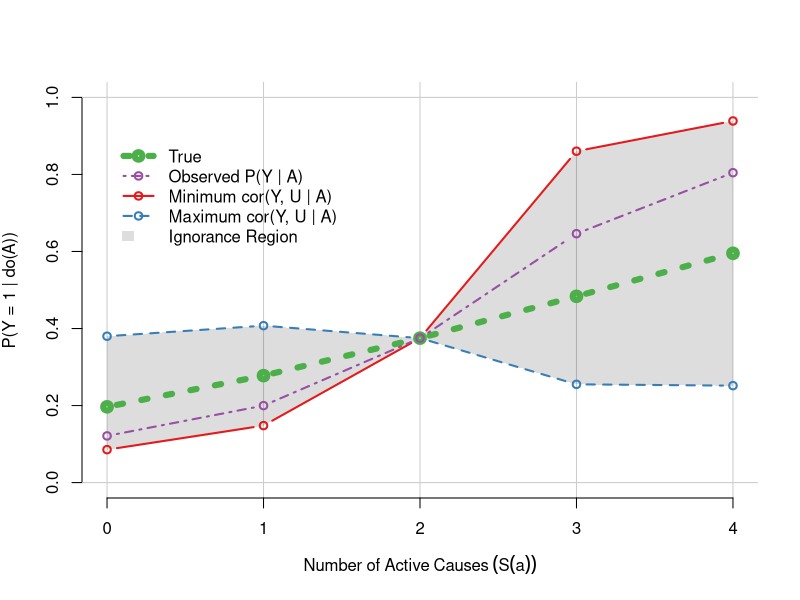

R code for this plot:
## ---- chunk 1
knitr::opts_chunk$set(fig.width = 6, echo=TRUE, include=TRUE, collapse=TRUE)
## ---- chunk 2
library(matrixStats)

logistic <- function(x) 1 / (1 + exp(-x))
logit <- function(p) p / (1 - p)
odds2prob <- function(o) o / (1 + o)

m_ <- 4
plot_m <- 4
alpha0_ <- -1
alpha1_ <- 2
beta0_ <- -2
beta1_ <- 0.5
gamma0_ <- 1.5#0.2
piU_ <- 0.3

# Conditional distributions

pAk_U <- function(U){
  logistic(alpha0_ + alpha1_ * U)
}

oddsU_A <- function(A){
  prior <- piU_ / (1-piU_)
  positive <- (pAk_U(1) / pAk_U(0))^sum(A)
  negative <- ((1-pAk_U(1)) / (1-pAk_U(0)))^(m_ - sum(A))
  prior * positive * negative
}

pU_A <- function(A){
  odds2prob(oddsU_A(A))
}

pY_AU <- function(A, U){
  logistic(beta0_ + sum(beta1_ * A) + gamma0_ * U)
}

pY_A <- function(A){
  pU_A(A) * pY_AU(A, 1) + (1-pU_A(A)) * pY_AU(A, 0)
}

pY_doA <- function(A, condfun=pY_AU){
  piU_ * condfun(A, 1) + (1-piU_) * condfun(A, 0)
}
## ---- chunk 3
# Plot conditional distributions of U given A
A_classes <- lapply(0:m_, function(i) c(rep(1, i), rep(0, m_-i)))
#A_classes <- list(c(0,0,0), c(0,0,1), c(0,1,1), c(1,1,1))
pU_A_vec <- sapply(A_classes, pU_A)
pY_A_vec <- sapply(A_classes, pY_A)
pY_doA_vec <- sapply(A_classes, pY_doA)

make_row <- function(p){
  c(1-p, p)
}

# Contingency table utilities

p11_bound <- function(pi1, pi2){
  c(max(0, pi1 + pi2 - 1), min(pi1, pi2))
}

rho <- function(p11, pi1, pi2) (p11 - pi1 * pi2) / sqrt(pi1 * (1-pi1) * pi2 * (1-pi2))

ctable_fill <- function(pi1, pi2, p11){
  p10 <- pi1 - p11
  p01 <- pi2 - p11
  p00 <- 1 - (p11 + p10 + p01)
  matrix(c(p00, p10, p01, p11), nr=2)
}

make_condfun <- function(piU, piY, p11){
  ct <- ctable_fill(piU, piY, p11)
  normalizer <- rowSums(ct)
  function(A, U){
    ct[U+1,2] / normalizer[U+1]
  }
}

# For each p(U, Y | A), calculate bounds on p11

num_sens <- 2
pY_doA_sensmat <- matrix(nc=0, nr=num_sens)
for(A_class in A_classes[1:(plot_m+1)]){
  piU <- pU_A(A_class)
  piY <- pY_A(A_class)
  pUY_bound <- p11_bound(piU, piY)
  
  p11_seq <- seq(pUY_bound[1], pUY_bound[2], length.out=num_sens)
  tabs <- sapply(p11_seq, function(p11) ctable_fill(piU, piY, p11))
  rhos <- sapply(p11_seq, function(p11) rho(p11, piU, piY))
  pY_doA_sweep <- sapply(p11_seq, function(p11) pY_doA(A_class, make_condfun(piU, piY, p11)))
  
  pY_doA_sensmat <- cbind(pY_doA_sensmat, pY_doA_sweep)
}

library('RColorBrewer')

pal <- brewer.pal(9, 'Set1')
shadecol <- "#00000022"

#pdf('binary_ignorance.pdf', width=7, height=5)
#png("binary_ignorance.png", width=7, height=5, units='in', res=300)
matplot(0:plot_m, t(rbind(pY_doA_sensmat)), type='n',
        ylab=expression(paste("P(Y = 1", " | ", "do(A))")),
        xlab=expression(Number~of~Active~Causes~(S(a))),
        #main="Ignorance Region for Binary (U, A, Y)",
        bty='n', xaxt='n', ylim=c(0,1))
abline(h=c(0,1), col="#cccccc")
abline(v=c(0:plot_m), col="#cccccc")

yvals <- c(colMaxs(pY_doA_sensmat), rev(colMins(pY_doA_sensmat)))
xvals <- c(0:plot_m, plot_m:0)
polygon(xvals, yvals, col=shadecol, border=NA)

plotmat <- t(rbind(pY_doA_sensmat, pY_doA_vec[1:(plot_m+1)], pY_A_vec[1:(plot_m+1)]))
matplot(0:plot_m, plotmat, type='b',
        lwd=c(rep(2, num_sens), 6), pch=1, col=pal[1:4],
        add=TRUE)
library(matrixStats)

#axis(1, at=0:plot_m, labels=NA)
axis(1, at=0:plot_m, labels=0:plot_m)

legend(0, 0.9, c("True", "Observed P(Y | A)", "Minimum cor(Y, U | A)", "Maximum cor(Y, U | A)", "Ignorance Region"),
       bty='n', fill=c(NA, NA, NA, NA, shadecol), border = NA,
       col=pal[c(3,4,1,2)], pch=c(1,1,1,1,NA), lty=c(3,4,1,2,NA), lwd=c(6,2,2,2,NA))
